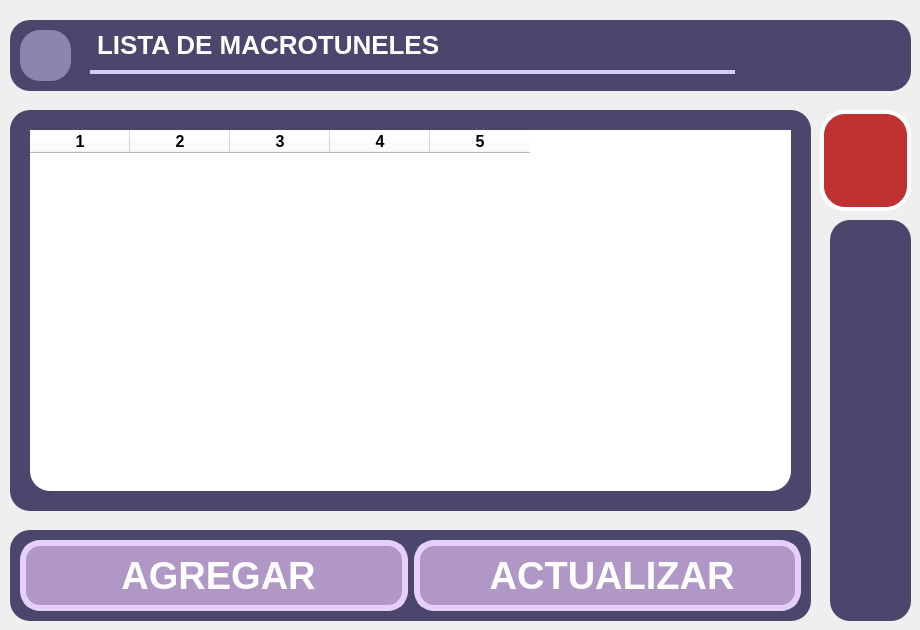
      <widget class="QWidget" name="page_7">
       <widget class="QWidget" name="widget_18" native="true">
        <property name="geometry">
         <rect>
          <x>10</x>
          <y>110</y>
          <width>801</width>
          <height>401</height>
         </rect>
        </property>
        <property name="styleSheet">
         <string notr="true">background-color: rgb(74, 70, 108);
border-radius: 20px;</string>
        </property>
        <widget class="QTableWidget" name="Macrotuneles_tableWidget">
         <property name="geometry">
          <rect>
           <x>20</x>
           <y>20</y>
           <width>761</width>
           <height>361</height>
          </rect>
         </property>
         <property name="font">
          <font>
           <pointsize>-1</pointsize>
           <weight>75</weight>
           <bold>true</bold>
          </font>
         </property>
         <property name="styleSheet">
          <string notr="true">font-size: 16px;
font-weight: 600;  /* Semibold */
background-color: rgb(255, 255, 255);
</string>
         </property>
         <property name="columnCount">
          <number>5</number>
         </property>
         <column/>
         <column/>
         <column/>
         <column/>
         <column/>
        </widget>
       </widget>
       <widget class="QWidget" name="cuadrilleros_widget_7" native="true">
        <property name="geometry">
         <rect>
          <x>10</x>
          <y>530</y>
          <width>801</width>
          <height>91</height>
         </rect>
        </property>
        <property name="styleSheet">
         <string notr="true">background-color: rgb(74, 70, 108);
        /*border: 2px solid black;*/
        border-radius: 20px;  /* Ajusta el valor para hacer las esquinas más o menos redondas */
        padding: 10px;  /* Ajusta el margen interno del QLabel */</string>
        </property>
        <widget class="QWidget" name="horizontalLayoutWidget_9">
         <property name="geometry">
          <rect>
           <x>10</x>
           <y>10</y>
           <width>781</width>
           <height>71</height>
          </rect>
         </property>
         <layout class="QHBoxLayout" name="horizontalLayout_9">
          <item>
           <widget class="QPushButton" name="CrearMacrotunel_Btn">
            <property name="sizePolicy">
             <sizepolicy hsizetype="Ignored" vsizetype="Ignored">
              <horstretch>0</horstretch>
              <verstretch>0</verstretch>
             </sizepolicy>
            </property>
            <property name="font">
             <font>
              <family>Segoe UI</family>
              <pointsize>-1</pointsize>
              <weight>81</weight>
              <bold>true</bold>
             </font>
            </property>
            <property name="styleSheet">
             <string notr="true">QPushButton {
        background-color: rgb(176, 151, 198);
		color: white;
        border-radius: 20px; 
        padding: 10px; 
        border: 6px solid white;
        border-color: rgb(230, 208, 250);
font-family: &quot;Segoe UI&quot;;
font-size: 38px;
font-weight: 650; 
    }</string>
            </property>
            <property name="text">
             <string> AGREGAR</string>
            </property>
            <property name="icon">
             <iconset resource="../resources/resources.qrc">
              <normaloff>:/images/iconos/botones/crear3_svg.svg</normaloff>:/images/iconos/botones/crear3_svg.svg</iconset>
            </property>
            <property name="iconSize">
             <size>
              <width>62</width>
              <height>62</height>
             </size>
            </property>
           </widget>
          </item>
          <item>
           <widget class="QPushButton" name="ActualizarMacrotunel_Btn">
            <property name="sizePolicy">
             <sizepolicy hsizetype="Ignored" vsizetype="Ignored">
              <horstretch>0</horstretch>
              <verstretch>0</verstretch>
             </sizepolicy>
            </property>
            <property name="font">
             <font>
              <family>Segoe UI</family>
              <pointsize>-1</pointsize>
              <weight>81</weight>
              <bold>true</bold>
             </font>
            </property>
            <property name="styleSheet">
             <string notr="true">QPushButton {
        background-color: rgb(176, 151, 198);
		color: white;
        border-radius: 20px; 
        padding: 10px; 
        border: 6px solid white;
        border-color: rgb(230, 208, 250);
font-family: &quot;Segoe UI&quot;;
font-size: 38px;
font-weight: 650; 

    }</string>
            </property>
            <property name="text">
             <string> ACTUALIZAR</string>
            </property>
            <property name="icon">
             <iconset resource="../resources/resources.qrc">
              <normaloff>:/images/iconos/botones/actualizar4_svg.svg</normaloff>:/images/iconos/botones/actualizar4_svg.svg</iconset>
            </property>
            <property name="iconSize">
             <size>
              <width>62</width>
              <height>62</height>
             </size>
            </property>
           </widget>
          </item>
         </layout>
        </widget>
       </widget>
       <widget class="QWidget" name="cuadrilleros_widget_8" native="true">
        <property name="geometry">
         <rect>
          <x>10</x>
          <y>20</y>
          <width>901</width>
          <height>71</height>
         </rect>
        </property>
        <property name="styleSheet">
         <string notr="true">background-color: rgb(74, 70, 108);
        /*border: 2px solid black;*/
        border-radius: 20px;  /* Ajusta el valor para hacer las esquinas más o menos redondas */
        padding: 10px;  /* Ajusta el margen interno del QLabel */</string>
        </property>
        <widget class="QLabel" name="ListaMacrotuneles_Lbl">
         <property name="geometry">
          <rect>
           <x>70</x>
           <y>0</y>
           <width>371</width>
           <height>51</height>
          </rect>
         </property>
         <property name="font">
          <font>
           <family>Segoe UI</family>
           <pointsize>-1</pointsize>
           <weight>81</weight>
           <bold>true</bold>
          </font>
         </property>
         <property name="styleSheet">
          <string notr="true">background-color: rgb(74, 70, 108);
color: white;  
font-family: &quot;Segoe UI&quot;;
font-size: 26px;
font-weight: 650; 



</string>
         </property>
         <property name="text">
          <string>&lt;html&gt;&lt;head/&gt;&lt;body&gt;&lt;p&gt;&lt;span style=&quot; color:#ffffff;&quot;&gt;LISTA DE MACROTUNELES&lt;/span&gt;&lt;/p&gt;&lt;/body&gt;&lt;/html&gt;</string>
         </property>
        </widget>
        <widget class="QLabel" name="label_19">
         <property name="geometry">
          <rect>
           <x>80</x>
           <y>50</y>
           <width>645</width>
           <height>4</height>
          </rect>
         </property>
         <property name="styleSheet">
          <string notr="true">background-color: rgb(213, 209, 248);</string>
         </property>
         <property name="text">
          <string/>
         </property>
        </widget>
        <widget class="QPushButton" name="BackMacrotunelesMenu_Btn">
         <property name="geometry">
          <rect>
           <x>10</x>
           <y>10</y>
           <width>51</width>
           <height>51</height>
          </rect>
         </property>
         <property name="styleSheet">
          <string notr="true">QPushButton {
	border-image: url(:/icons/iconos/botones/close.png);

       background-color: #8C85AC;
        /*border: 2px solid black;*/
        border-radius: 20px;  /* Ajusta el valor para hacer las esquinas más o menos redondas */
        padding: 10px;  /* Ajusta el margen interno del QLabel */
    }

/* Hover: Morado más oscuro pero vibrante (resalta sin ser claro) */
QPushButton:hover {
    background-color: #938BB6;  /* Morado &quot;SlateBlue&quot; (oscuro pero saturado) */
   
}
</string>
         </property>
         <property name="text">
          <string/>
         </property>
         <property name="icon">
          <iconset resource="../resources/resources.qrc">
           <normaloff>:/images/iconos/etiquetas/back_svg1.svg</normaloff>:/images/iconos/etiquetas/back_svg1.svg</iconset>
         </property>
         <property name="iconSize">
          <size>
           <width>42</width>
           <height>42</height>
          </size>
         </property>
        </widget>
       </widget>
       <widget class="QWidget" name="cuadrilleros_widget_9" native="true">
        <property name="geometry">
         <rect>
          <x>830</x>
          <y>220</y>
          <width>81</width>
          <height>401</height>
         </rect>
        </property>
        <property name="styleSheet">
         <string notr="true">background-color: rgb(74, 70, 108);
        /*border: 2px solid black;*/
        border-radius: 20px;  /* Ajusta el valor para hacer las esquinas más o menos redondas */
        padding: 10px;  /* Ajusta el margen interno del QLabel */</string>
        </property>
       </widget>
       <widget class="QPushButton" name="EliminarMacrotunel_Btn">
        <property name="geometry">
         <rect>
          <x>820</x>
          <y>110</y>
          <width>91</width>
          <height>101</height>
         </rect>
        </property>
        <property name="sizePolicy">
         <sizepolicy hsizetype="Ignored" vsizetype="Ignored">
          <horstretch>0</horstretch>
          <verstretch>0</verstretch>
         </sizepolicy>
        </property>
        <property name="font">
         <font>
          <pointsize>31</pointsize>
         </font>
        </property>
        <property name="styleSheet">
         <string notr="true">QPushButton {

        background-color: #C03232;
        /*border: 2px solid black;*/
		color: white;  /* Cambia el color de la fuente a blanco */
        border-radius: 25px;  /* Ajusta el valor para hacer las esquinas más o menos redondas */
        padding: 10px;  /* Ajusta el margen interno del QLabel */
		border: 4px solid white;
    }</string>
        </property>
        <property name="text">
         <string/>
        </property>
        <property name="icon">
         <iconset resource="../resources/resources.qrc">
          <normaloff>:/images/iconos/botones/borrar.png</normaloff>:/images/iconos/botones/borrar.png</iconset>
        </property>
        <property name="iconSize">
         <size>
          <width>72</width>
          <height>72</height>
         </size>
        </property>
       </widget>
      </widget>
